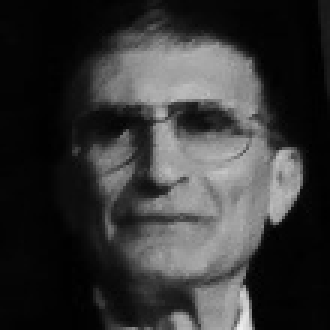
#> input picture 8)Eğitilmiş Model ile WebCam Yüz Tespiti/YuzVerileri/face-2.1.jpg, 110 x 110 px (shown 3 times larger); its folder holds 4 pictures in this run
$ python Egitme.py
#> lines starting #> are read from the running program, lines starting #| are printed output that depends on the picture
import cv2,os
import numpy as np
from PIL import Image # Image tanımda kullanılan kütüphane

recognizer = cv2.face.LBPHFaceRecognizer_create() # Eğitim metodunu tanımlıyoruz.
cascadePath = "face.xml"
faceCascade = cv2.CascadeClassifier(cascadePath)
path = 'YuzVerileri'

def get_images_and_labels(path):
#> called with path = 'YuzVerileri'
     image_paths = [os.path.join(path, f) for f in os.listdir(path)]
     images = []
     labels = []
     for image_path in image_paths:
         image_pil = Image.open(image_path).convert('L') # Resimlerimizi alıyoruz.
#> image_pil is the input picture: PIL image 110x110 L; min 0, max 238, mean 53.8
         image = np.array(image_pil, 'uint8')
         nbr = int(os.path.split(image_path)[1].split(".")[0].replace("face-", ""))
         print(nbr)
         faces = faceCascade.detectMultiScale(image) # Resimdeki yüzü tespit ediyoruz.
#> faces = [[16, 13, 76, 76]]
         for (x, y, w, h) in faces:
             images.append(image[y: y + h, x: x + w])
             labels.append(nbr)
             cv2.imshow("Adding faces to traning set...", image[y: y + h, x: x + w])
             cv2.waitKey(10)
#> this loop made 1 pass
#> pass 1, in get_images_and_labels, `cv2.imshow("Adding faces to traning set...", image[y: y + h, x: x + w])`:
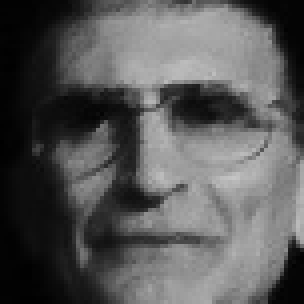
#> window 'Adding faces to traning set...': shape (76, 76) (shown 4 times larger); min 0, max 197, mean 87.6
#> after the loop, images = 1 item; labels = [2]
#> pass 2 of the loop in get_images_and_labels, `for image_path in image_paths:`:
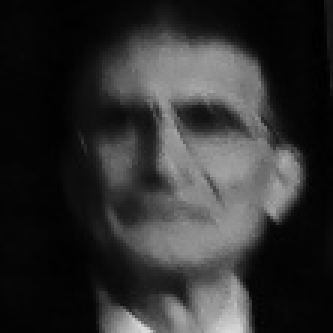
#> input picture 8)Eğitilmiş Model ile WebCam Yüz Tespiti/YuzVerileri/face-2.10.jpg, 111 x 111 px (shown 3 times larger)
#> in get_images_and_labels, image_pil is the input picture: PIL image 111x111 L; min 0, max 217, mean 47.6
#> faces = [[18, 12, 75, 75]]
#> the loop in get_images_and_labels, `for (x, y, w, h) in faces:` made 1 pass
#> pass 1, in get_images_and_labels, `cv2.imshow("Adding faces to traning set...", image[y: y + h, x: x + w])`:
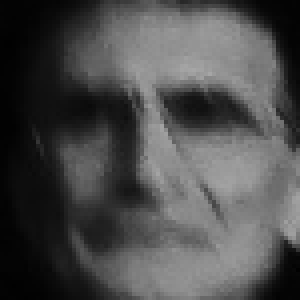
#> window 'Adding faces to traning set...': shape (75, 75) (shown 4 times larger); min 1, max 166, mean 75.8
#> after the loop in get_images_and_labels, `for (x, y, w, h) in faces:`: images = 2 items; labels = [2, 2]
#> pass 3 of the loop in get_images_and_labels, `for image_path in image_paths:`:
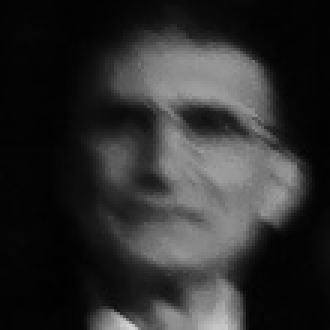
#> input picture 8)Eğitilmiş Model ile WebCam Yüz Tespiti/YuzVerileri/face-2.11.jpg, 110 x 110 px (shown 3 times larger)
#> in get_images_and_labels, image_pil is the input picture: PIL image 110x110 L; min 1, max 212, mean 46
#> faces = [[19, 13, 73, 73]]
#> the loop in get_images_and_labels, `for (x, y, w, h) in faces:` made 1 pass
#> pass 1, in get_images_and_labels, `cv2.imshow("Adding faces to traning set...", image[y: y + h, x: x + w])`:
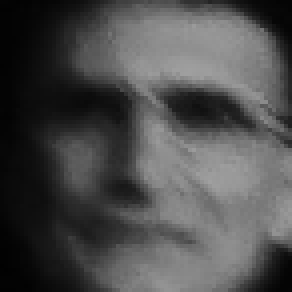
#> window 'Adding faces to traning set...': shape (73, 73) (shown 4 times larger); min 1, max 160, mean 76.4
#> after the loop in get_images_and_labels, `for (x, y, w, h) in faces:`: images = 3 items; labels = [2, 2, 2]
#> the loop made 4 passes; the first 3 are shown
     return images,labels


images, labels = get_images_and_labels(path)
cv2.imshow('test',images[0])
cv2.waitKey(1)

# Çekilen yüz fotoğrafları içerisinde yüzleri tespit ederek, tespit edilen yüzlerin konumları ile resimler eğitim metoduna verilerek eğitilmiş bir dosya oluşturuyoruz.
recognizer.train(images, np.array(labels))
#> (the run stopped early here; a loop or call above may not have finished)
